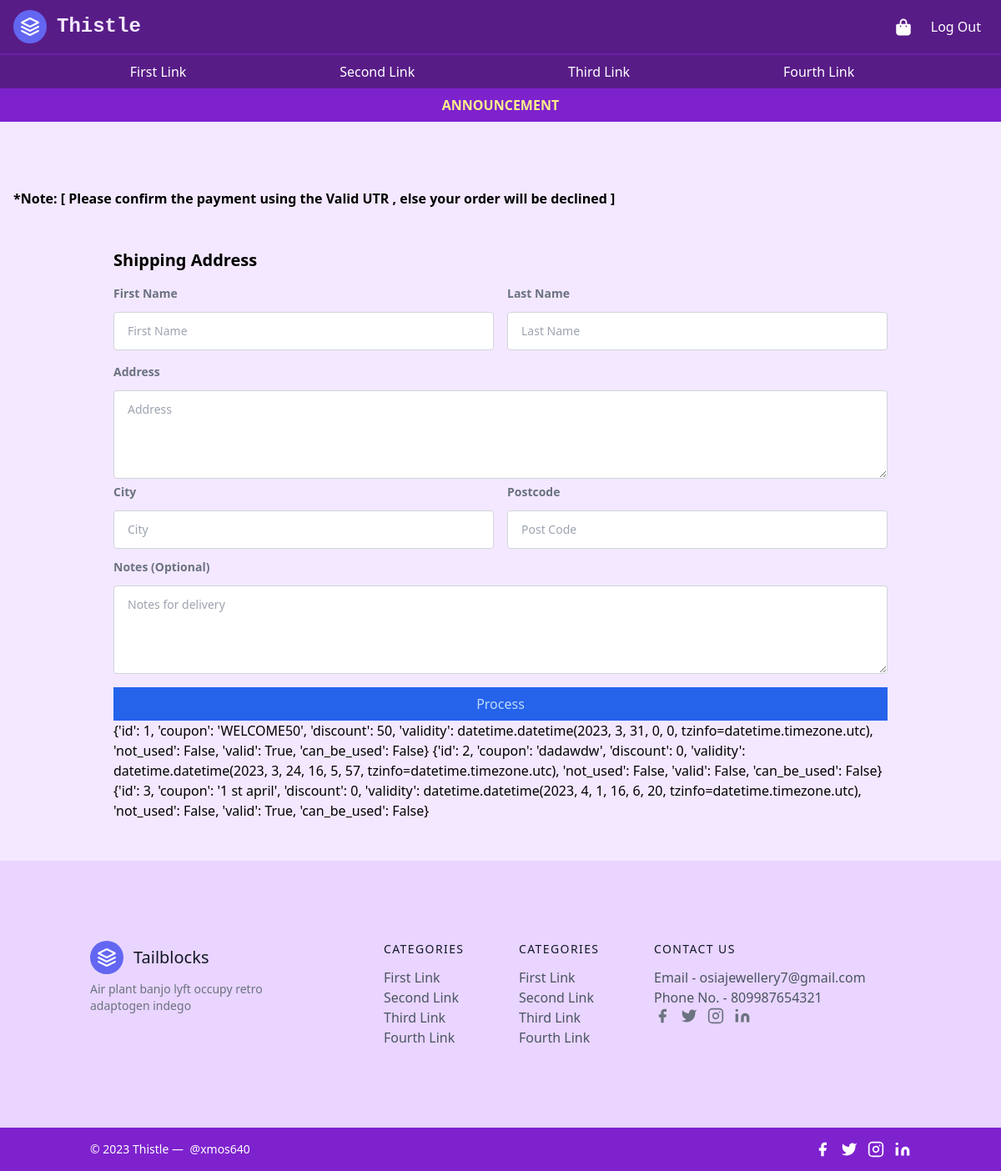
Screenshot of /checkout/ (signed in) with the database file from the repository.
### main/models.py (models this page shows)
class CouponCode(models.Model):
    coupon = models.CharField(max_length=100,default="")
    used_by = models.ManyToManyField(User,default="")
    discount= models.IntegerField(default=0)
    validity = models.DateTimeField(default=now)

### main/views.py (the view)
# urls.py: path('checkout/',views.checkout,name='checkout')
def checkout(request):
    coupons = CouponCode.objects.values()
    used = CouponCode.objects.filter(used_by = request.user).values()
    for i in coupons:
        if i in used:
            i['not_used']=False
        else:
            i['not_used'] =True
        if i['validity'].date() >date.today():
            i['valid'] = True
        else:
            i['valid'] =False
        i['can_be_used'] = i['not_used'] and i['valid']
    print(coupons)
    return render(request,'checkout.html',{'coupons':coupons})

### main/templates/checkout.html (shortened to what this page needs)
{% extends 'basic.html' %}
{% block body %}
<body>
  <div class="mt-20 justify-center">
      <p class = "font-bold px-4 ">*Note: [ Please confirm the payment using the Valid UTR , else your order will be declined ]</p>
  </div>
  <div class="container p-12 mx-auto">
      <div class="flex flex-col w-full px-0 mx-auto md:flex-row">
          <div class="flex flex-col md:w-full">
              <h2 class="mb-4 font-bold md:text-xl text-heading ">Shipping Address
              </h2>
              <form class="justify-center w-full mx-auto" method="post" action>
                  <div class="">
                      <div class="space-x-0 lg:flex lg:space-x-4">
                          <div class="w-full lg:w-1/2">
                              <label for="firstName" class="block mb-3 text-sm font-semibold text-gray-500">First
                                  Name</label>
                              <input name="firstName" type="text" placeholder="First Name"
                                  class="w-full px-4 py-3 text-sm border border-gray-300 rounded lg:text-sm focus:outline-none focus:ring-1 focus:ring-blue-600">
                          </div>
                          <div class="w-full lg:w-1/2 ">
                              <label for="firstName" class="block mb-3 text-sm font-semibold text-gray-500">Last
                                  Name</label>
                              <input name="Last Name" type="text" placeholder="Last Name"
                                  class="w-full px-4 py-3 text-sm border border-gray-300 rounded lg:text-sm focus:outline-none focus:ring-1 focus:ring-blue-600">
                          </div>
                      </div>
                      <div class="mt-4">
                          <div class="w-full">
                              <label for="Address"
                                  class="block mb-3 text-sm font-semibold text-gray-500">Address</label>
                              <textarea
                                  class="w-full px-4 py-3 text-xs border border-gray-300 rounded lg:text-sm focus:outline-none focus:ring-1 focus:ring-blue-600"
                                  name="Address" cols="20" rows="4" placeholder="Address"></textarea>
                          </div>
                      </div>
                      <div class="space-x-0 lg:flex lg:space-x-4">
                          <div class="w-full lg:w-1/2">
                              <label for="city"
                                  class="block mb-3 text-sm font-semibold text-gray-500">City</label>
                              <input name="city" type="text" placeholder="City"
                                  class="w-full px-4 py-3 text-sm border border-gray-300 rounded lg:text-sm focus:outline-none focus:ring-1 focus:ring-blue-600">
                          </div>
                          <div class="w-full lg:w-1/2 ">
                              <label for="postcode" class="block mb-3 text-sm font-semibold text-gray-500">
                                  Postcode</label>
                              <input name="postcode" type="text" placeholder="Post Code"
                                  class="w-full px-4 py-3 text-sm border border-gray-300 rounded lg:text-sm focus:outline-none focus:ring-1 focus:ring-blue-600">
                          </div>
                      </div>
                      <div class="relative pt-3 xl:pt-6"><label for="note"
                              class="block mb-3 text-sm font-semibold text-gray-500"> Notes
                              (Optional)</label><textarea name="note"
                              class="flex items-center w-full px-4 py-3 text-sm border border-gray-300 rounded focus:outline-none focus:ring-1 focus:ring-blue-600"
                              rows="4" placeholder="Notes for delivery"></textarea>
                      </div>
                      <div class="mt-4">
                          <button class="w-full px-6 py-2 text-blue-200 bg-blue-600 hover:bg-blue-900">Process</button>
                          {% for i in coupons %}
                          {{i}}
                          {% endfor %}
                      </div>
                  </div>
              </form>
          </div>
      </div>
  </div>
</body>
{% endblock %}

### rows the page displays
CouponCode: i "{'id': 1, 'coupon': 'WELCOME50', 'discount': 50, 'validity': datetime.datetime(2023, 3, 31, 0, 0, tzinfo=datetime.timezone.utc), 'not_used': False, 'valid': True, 'can_be_used': False}"
CouponCode: i "{'id': 2, 'coupon': 'dadawdw', 'discount': 0, 'validity': datetime.datetime(2023, 3, 24, 16, 5, 57, tzinfo=datetime.timezone.utc), 'not_used': False, 'valid': False, 'can_be_used': False}"
CouponCode: i "{'id': 3, 'coupon': '1 st april', 'discount': 0, 'validity': datetime.datetime(2023, 4, 1, 16, 6, 20, tzinfo=datetime.timezone.utc), 'not_used': False, 'valid': True, 'can_be_used': False}"
